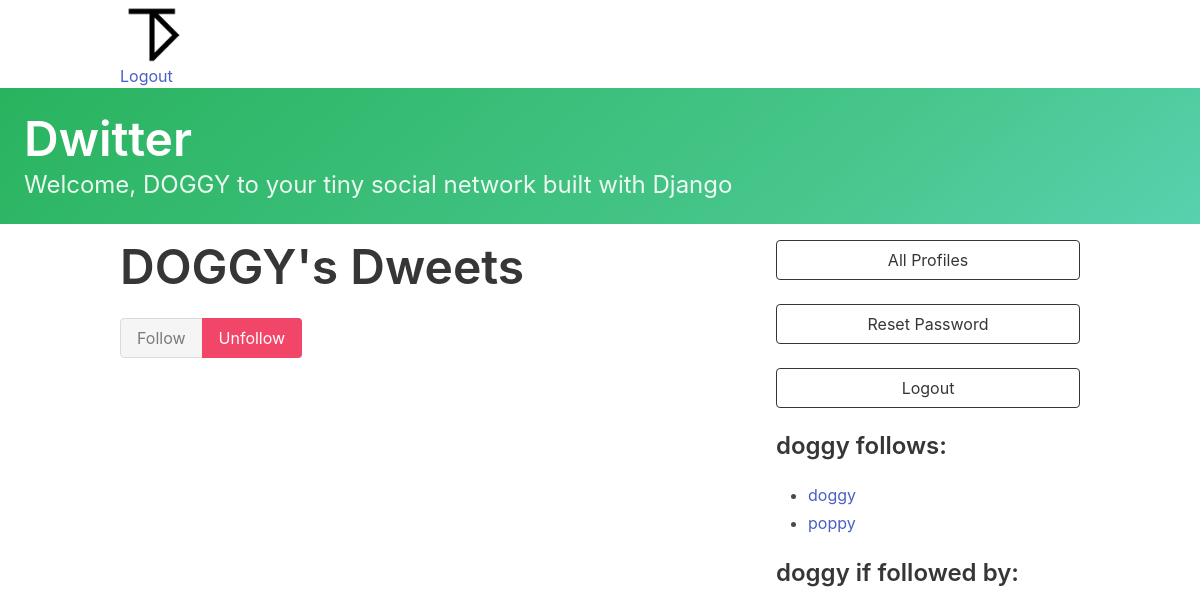
/profile/1 (signed in), run on an earlier commit of the app's database.
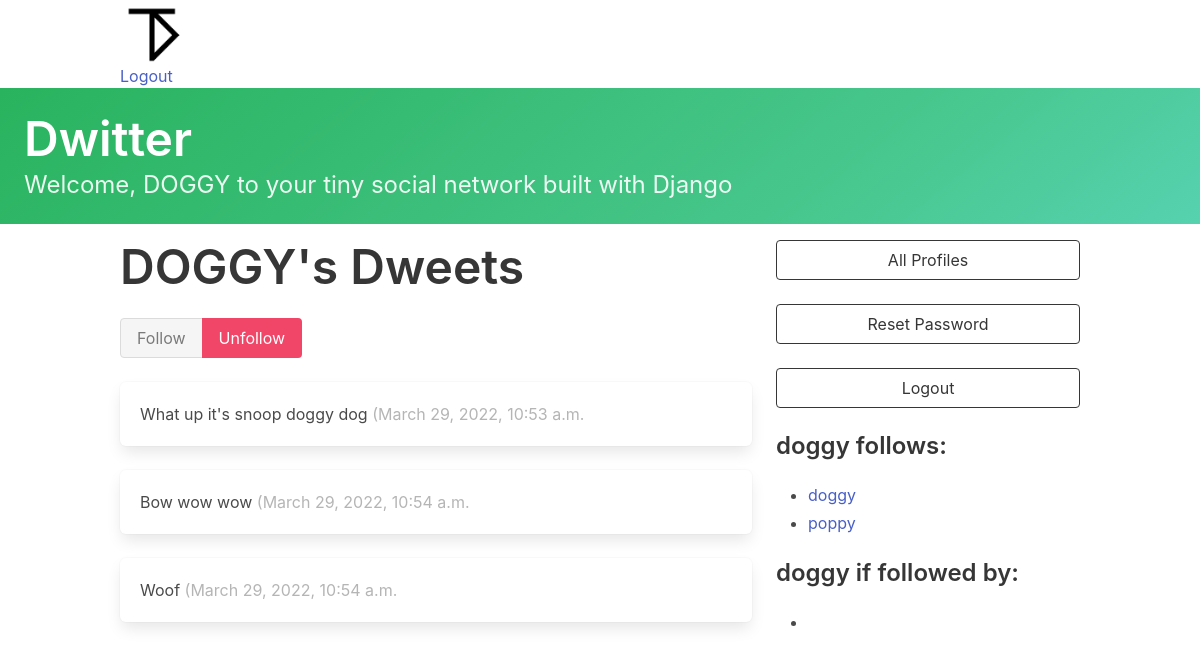
And on a later commit of the database.
### dwitter/models.py (models this page shows, shortened)
class Profile(models.Model):
    user = models.OneToOneField(User, on_delete=models.CASCADE)
    follows = models.ManyToManyField(
        "self",
        related_name="followed_by",
        symmetrical=False,
        blank=True
    )
    def __str__(self):
        return self.user.username

class Dweet(models.Model):
    user = models.ForeignKey(
        User, related_name="dweets", on_delete=models.DO_NOTHING
    )
    body = models.CharField(max_length=140)
    created_at = models.DateTimeField(auto_now_add=True)

### dwitter/views.py (the view, shortened to what this page needs)
# urls.py: path('profile/<int:pk>', profile, name="profile"),
def profile(request, pk):
    if not hasattr(request.user, 'profile'):
        missing_profile = Profile(user=request.user)
        missing_profile.save()
    profile = Profile.objects.get(pk=pk)
    return render(request, "dwitter/profile.html", {"profile": profile})

### dwitter/templates/dwitter/profile.html (shortened to what this page needs)
{%  extends 'base.html' %}
{% block content %}
<div class="column">
        <div class="block">
            <h1 class="title is-1">
                {{ profile.user.username|upper }}'s Dweets
            </h1>
        <form method="post">
            <div class="buttons has-addons">
                {% if profile in user.profile.follows.all %}
                    <button class="button is-success is-static">Follow</button>
                    <button class="button is-danger" name="follow" value="unfollow">
                        Unfollow
                    </button>
                {% else %}
                    <button class="button is-success" name="follow" value="follow">
                        Follow
                    </button>
                    <button class="button is-danger is-static">Unfollow</button>
                {% endif %}
            </div>
        </form>
        </div>
    <div class="content">
    {% for dweet in profile.user.dweets.all %}
        <div class="box">
            {{ dweet.body }}
            <span class="is-small has-text-grey-light">
                ({{ dweet.created_at }}
            </span>
        </div>
    {% endfor %}
    </div>
</div>
<div class="column is-one-third">
    <div class="block">
        <a href="{% url 'dwitter:profile_list' %}">
            <button class="button is-dark is-outlined is-fullwidth">
                All Profiles
            </button>
        </a>
    </div>
    <div class="block">
        <a href="{% url 'dwitter:password_change'  %} ">
            <button class="button is-dark is-outlined is-fullwidth">
                Reset Password
            </button>
        </a>
    </div>
    <div class="block">
        <a href="{% url 'dwitter:logout'  %} ">
            <button class="button is-dark is-outlined is-fullwidth">
                Logout
            </button>
        </a>
    </div>
    <div class="block">
        <h3 class="title is-4">
            {{ profile.user.username }} follows:
        </h3>
        <div class="content">
            <ul>
            {% for following in profile.follows.all %}
                <li>
                    <a href="{% url 'dwitter:profile' following.id %}">
                        {{ following }}
                    </a>
                </li>
            {% endfor %}
            </ul>
        </div>
    </div>
    <div class="block">
        <h3 class="title is-4">
            {{ profile.user.username }} if followed by:
        </h3>
        <div class="content">
            <ul>
                {% for followers in profile.followed_by.all %}
                    <li>
                    </li>
                {% endfor %}
            </ul>
        </div>
    </div>
</div>
{% endblock content %}

What changed in the data, as far as the page shows it:
added Dweet: body "What up it's snoop doggy dog", created_at "March 29, 2022, 10:53 a.m."
added Dweet: body "Bow wow wow", created_at "March 29, 2022, 10:54 a.m."
added Dweet: body "Woof", created_at "March 29, 2022, 10:54 a.m."
